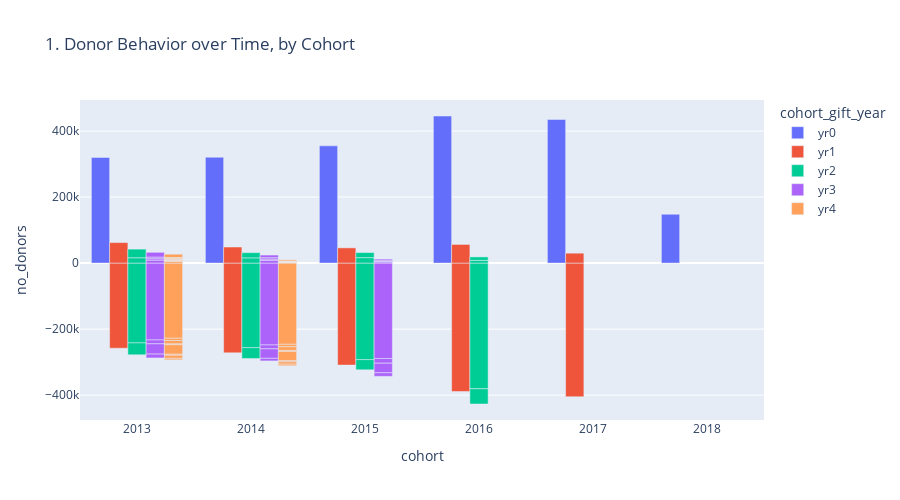

Source (notebook cell):
### Code cell
fig = px.bar(df5, x="cohort", y='no_donors', color='cohort_gift_year', barmode='group',
            title="1. Donor Behavior over Time, by Cohort",
           # color_discrete_sequence =['red','seagreen', 'tomato', 'mediumseagreen'],
           # hover_data=['cohort', 'no_donors', 'count_yr2'],
            # labels={'cohort':'class'}, 
             height=500)
 #barmode='group', labels={'index':'year', 'y':'amount ($)'}, 
fig.update_xaxes(type='category')
fig.show()

### Figure 1 — Plotly figure (JSON) as saved in the notebook; plotly's stock layout.template omitted (floating-point values rounded to 4 significant figures)
{"data": [{"alignmentgroup": "True", "hovertemplate": "cohort_gift_year=yr0<br>cohort=%{x}<br>no_donors=%{y}<extra></extra>", "legendgroup": "yr0", "marker": {"color": "#636efa"}, "name": "yr0", "offsetgroup": "yr0", "orientation": "v", "showlegend": true, "textposition": "auto", "type": "bar", "x": [2013, 2014, 2015, 2016, 2017, 2018], "xaxis": "x", "y": [320069, 320673, 355137, 445598, 434991, 147945], "yaxis": "y"}, {"alignmentgroup": "True", "hovertemplate": "cohort_gift_year=yr1<br>cohort=%{x}<br>no_donors=%{y}<extra></extra>", "legendgroup": "yr1", "marker": {"color": "#EF553B"}, "name": "yr1", "offsetgroup": "yr1", "orientation": "v", "showlegend": true, "textposition": "auto", "type": "bar", "x": [2013, 2013, 2014, 2014, 2015, 2015, 2016, 2016, 2017, 2017], "xaxis": "x", "y": [-257939, 62130, -272006, 48667, -309059, 46078, -389060, 56538, -405001, 29990], "yaxis": "y"}, {"alignmentgroup": "True", "hovertemplate": "cohort_gift_year=yr2<br>cohort=%{x}<br>no_donors=%{y}<extra></extra>", "legendgroup": "yr2", "marker": {"color": "#00cc96"}, "name": "yr2", "offsetgroup": "yr2", "orientation": "v", "showlegend": true, "textposition": "auto", "type": "bar", "x": [2013, 2013, 2013, 2013, 2014, 2014, 2014, 2014, 2015, 2015, 2015, 2015, 2016, 2016, 2016, 2016], "xaxis": "x", "y": [-241786, 16153, -36050, 26080, -256220, 15786, -32928, 15739, -292539, 16520, -30755, 15323, -380722, 8338, -46203, 10335], "yaxis": "y"}, {"alignmentgroup": "True", "hovertemplate": "cohort_gift_year=yr3<br>cohort=%{x}<br>no_donors=%{y}<extra></extra>", "legendgroup": "yr3", "marker": {"color": "#ab63fa"}, "name": "yr3", "offsetgroup": "yr3", "orientation": "v", "showlegend": true, "textposition": "auto", "type": "bar", "x": [2013, 2013, 2013, 2013, 2013, 2013, 2013, 2013, 2014, 2014, 2014, 2014, 2014, 2014, 2014, 2014, 2015, 2015, 2015, 2015, 2015, 2015, 2015, 2015], "xaxis": "x", "y": [-232818, 8968, -11843, 4310, -31013, 5037, -11760, 14320, -248000, 8220, -11850, 3936, -28755, 4173, -7778, 7961, -289004, 3535, -14405, 2115, -29018, 1737, -10726, 4597], "yaxis": "y"}, {"alignmentgroup": "True", "hovertemplate": "cohort_gift_year=yr4<br>cohort=%{x}<br>no_donors=%{y}<extra></extra>", "legendgroup": "yr4", "marker": {"color": "#FFA15A"}, "name": "yr4", "offsetgroup": "yr4", "orientation": "v", "showlegend": true, "textposition": "auto", "type": "bar", "x": [2013, 2013, 2013, 2013, 2013, 2013, 2013, 2013, 2013, 2013, 2013, 2013, 2013, 2013, 2013, 2013, 2014, 2014, 2014, 2014, 2014, 2014, 2014, 2014, 2014, 2014, 2014, 2014, 2014, 2014, 2014, 2014], "xaxis": "x", "y": [-227808, 5010, -6773, 2195, -10390, 1453, -2412, 1898, -28817, 2196, -3075, 1962, -9423, 2337, -4442, 9878, -246098, 1902, -7307, 913, -11268, 582, -3099, 837, -27958, 797, -3320, 853, -7150, 628, -4741, 3220], "yaxis": "y"}], "layout": {"barmode": "group", "height": 500, "legend": {"title": {"text": "cohort_gift_year"}, "tracegroupgap": 0}, "title": {"text": "1. Donor Behavior over Time, by Cohort"}, "xaxis": {"anchor": "y", "domain": [0, 1], "title": {"text": "cohort"}, "type": "category"}, "yaxis": {"anchor": "x", "domain": [0, 1], "title": {"text": "no_donors"}}}}
